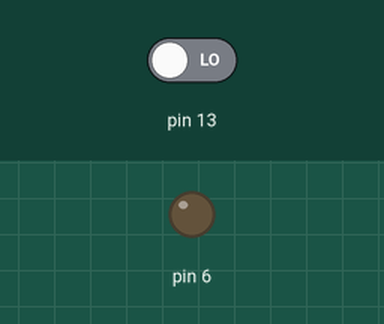
Bench run of a sketch on a simulated Arduino Uno, built with avr-gcc and run on an emulated ATmega328P. Shown: output pins drawn as LEDs (lit = HIGH). Inputs (shaded band) come from the test bench; at power-on: pin 13 LOW.

Above: at 1.2 s.
1.3 s: pin 13 driven HIGH
At 2.1 s:
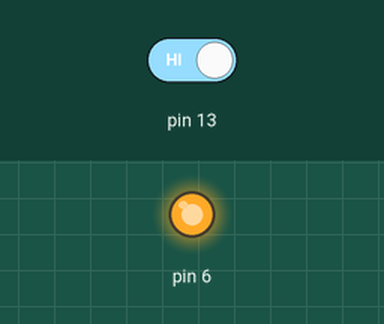
4.3 s: pin 13 driven LOW
At 4.6 s:
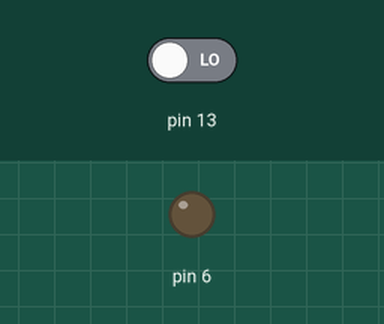
Timing chart, 0 to 7.3 s (numbered marks = the images above; inputs shaded):
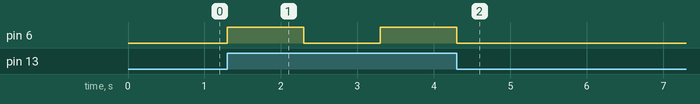

The sketch:

switch_input.ino
```cpp
void setup() {
  // put your setup code here, to run once:
pinMode(13,INPUT);
pinMode(6,OUTPUT);
}
int data;
void loop() {
  // put your main code here, to run repeatedly:
data=digitalRead(13);
if(data==1)
{digitalWrite(6,HIGH);
delay(1000);
digitalWrite(6,LOW);
delay(1000);
}
else(data==0);
{digitalWrite(6,LOW);}
}
```

Measured:
- after the input at 1.3 s, pin 6: LOW → HIGH at once, → LOW 1.0 s later, → HIGH 1.0 s later
- after the input at 4.3 s, pin 6: goes on until 4.3 s, then stays LOW
